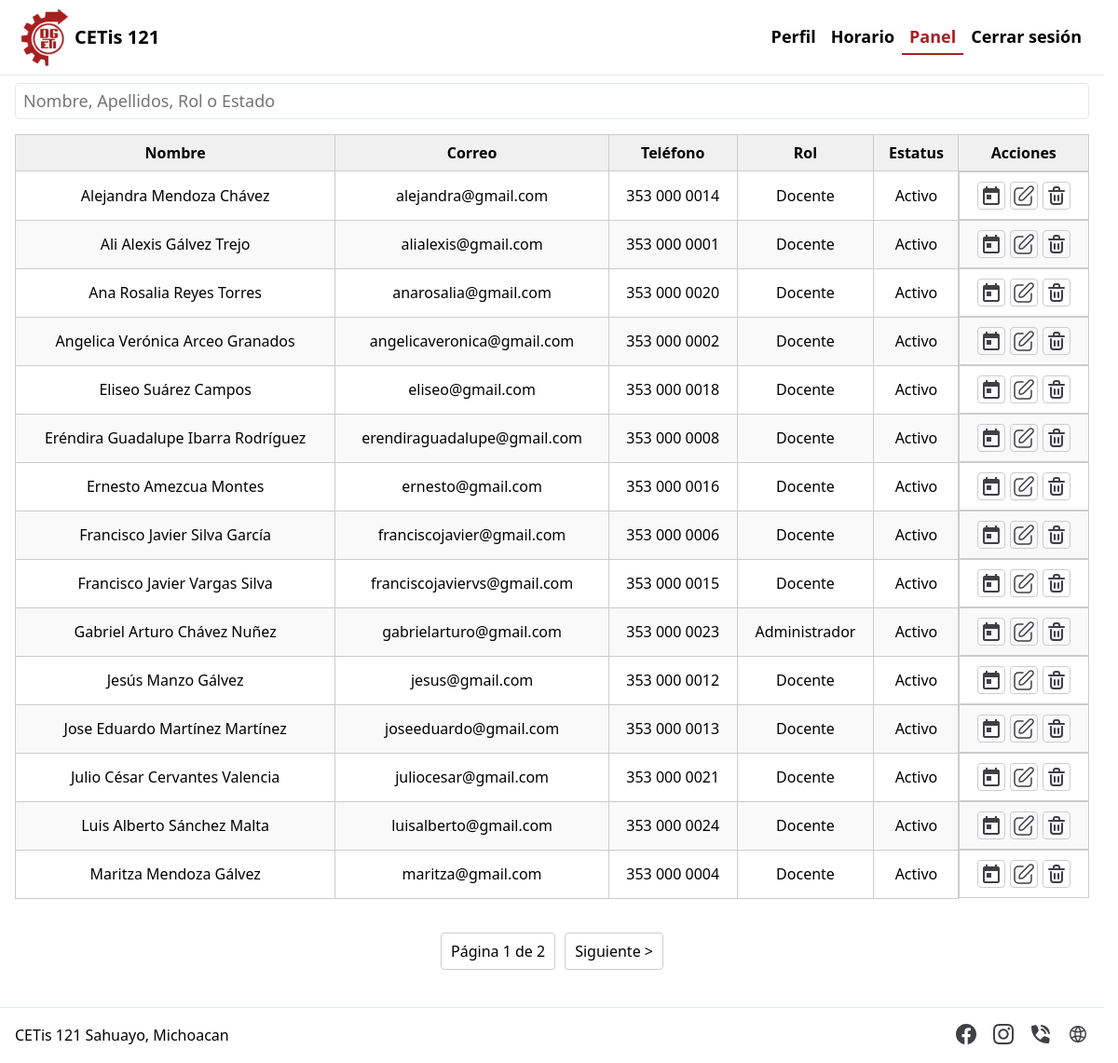
The page /dashboard/users.php (signed in) on the database its author committed.
### tables this page shows
create table
  `users` (
    `user_id` int not null auto_increment primary key,
    `name` varchar(100) not null,
    `email` varchar(100) not null,
    `tel` varchar(15) not null,
    `password` varchar(255) not null,
    `role` tinyint not null default 0,
    `status` tinyint not null default 0,
    `full_time` tinyint not null default 0
  );

### config.php (called while the page is built, shortened)
<?php
require_once __DIR__ . '/Database.php';
$db = new Database();

### Database.php (called while the page is built, shortened)
<?php
class Database
{
  private $host = 'localhost';
  private $db_name = 'asisweb';
  private $username = 'root';
  private $password = '';
  private $port = '3306';
  public $conn;
  public function getConnection()
  {
    try {
      $this->conn = new PDO('mysql:host=' . $this->host . ';port=' . $this->port . ';dbname=' . $this->db_name, $this->username, $this->password);
      $this->conn->exec('set names utf8');
    } catch (PDOException $e) {
      echo 'Error de conexión: ' . $e->getMessage();
    }
    return $this->conn;
  }
  public function closeConnection()
  {
    $this->conn = null;
  }
  public function execute($sql, $params = [])
  {
    $stmt = $this->conn->prepare($sql);
    $stmt->execute($params);
    return $stmt;
  }
}

### dashboard/users.php (the view, shortened to what this page needs)
<?php
require_once './../config.php';
$limit = 15;
$page = isset($_GET['page']) ? $_GET['page'] : 1;
$offset = ($page - 1) * $limit;
$search = isset($_GET['search']) ? $_GET['search'] : '';
$total_users = $db->execute('SELECT COUNT(*) FROM users WHERE name LIKE :search OR role LIKE :search OR status LIKE :search', ['search' => "%$search%"]);
$total_users = $total_users->fetchColumn();
$total_pages = ceil($total_users / $limit);
$total_pages = $total_pages ? $total_pages : 1;
$users = $db->execute("SELECT * FROM users WHERE name LIKE :search OR role LIKE :search OR status LIKE :search ORDER BY status DESC, name ASC LIMIT $limit OFFSET $offset", ['search' => "%$search%"]);
$users = $users->fetchAll(PDO::FETCH_ASSOC);
?>
<!DOCTYPE html>
<html lang="es">
<head>
  <link rel="stylesheet" href="./../css/normalize.css">
  <link rel="stylesheet" href="./../css/styles.css">
  <link rel="stylesheet" href="./../css/forms.css">
  <link rel="stylesheet" href="./../css/modals.css">
  <link rel="stylesheet" href="./../css/header.css">
  <link rel="stylesheet" href="./../css/footer.css">
  <link rel="stylesheet" href="./../css/dashboard/users.css">
</head>
<body>
  <header id="top-header">
    <div class="container">
      <a class="logo" href="./../profile.php">
        <img src="./../images/logo.webp" alt="<?= LOGO_ALT ?>">
        <strong><?= SCHOOL_NAME ?></strong>
      </a>
      <nav id="menu">
        <ul>
          <li><a class="h-link" href="./../profile.php">Perfil</a></li>
          <li><a class="h-link" href="./../schedule.php">Horario</a></li>
          <li><a class="h-link active" href="./">Panel</a></li>
          <li><button class="h-link" id="logout">Cerrar sesión</button></li>
        </ul>
      </nav>
    </div>
  </header>
  <main class="container">
    <form method="get">
      <input class="input" type="search" name="search" placeholder="Nombre, Apellidos, Rol o Estado" value="<?= $search ?>">
    </form>
    <section class="overflow-x-scroll">
      <table class="w-full mt-4 border border-gray-300 text-nowrap">
        <thead class="bg-gray-200 text-gray-700 sticky -top-1">
          <tr>
            <th>Nombre</th>
            <th>Correo</th>
            <th>Teléfono</th>
            <th>Rol</th>
            <th>Estatus</th>
            <th>Acciones</th>
          </tr>
        </thead>
        <tbody>
          <?php if (isset($empty)) : ?>
            <tr>
              <td colspan="6">No hay docentes registrados.</td>
            </tr>
          <?php else : ?>
            <?php foreach ($users as $user) : ?>
              <tr class="border-t border-gray-300">
                <td><?= $user['name']  ?></td>
                <td><?= $user['email'] ?></td>
                <td><?= $user['tel'] ?></td>
                <td><?= $user['role'] ? 'Administrador' : 'Docente' ?></td>
                <td><?= $user['status'] ? 'Activo' : 'Inactivo' ?></td>
                <td class="flex">
                  <a class="btn w-6" href="./schedule.php?id=<?= $user['user_id'] ?>">
                    <img src="./../icons/schedule.svg" alt="Horario">
                  </a>
                  <a class="btn w-6" href="./edit-user.php?id=<?= $user['user_id'] ?>">
                    <img src="./../icons/edit.svg" alt="Editar">
                  </a>
                  <a class="btn w-6" href="./delete-user.php?id=<?= $user['user_id'] ?>">
                    <img src="./../icons/delete.svg" alt="Eliminar">
                  </a>
                </td>
              </tr>
            <?php endforeach; ?>
          <?php endif; ?>
        </tbody>
      </table>
    </section>
    <ul>
      <li><span class="btn">Página <?= $page ?> de <?= $total_pages ?></span></li>
      <?php if ($page < $total_pages) : ?>
        <li>
          <a class="btn" href="?page=<?= $page + 1 ?>">
            Siguiente >
          </a>
        </li>
      <?php endif; ?>
    </ul>
  </main>
  <footer id="bottom-footer">
    <span><?= FOOTER_ADDRESS ?></span>
    <ul>
      <li>
        <a class="f-link" href="https://www.facebook.com/Cetis121SahuayoBuhos" target="_blank" rel="noopener noreferrer">
          <img src="./../icons/facebook.svg" alt="Facebook">
        </a>
      </li>
      <li>
        <a class="f-link" href="https://www.instagram.com/cetis_121_shy/" target="_blank" rel="noopener noreferrer">
          <img src="./../icons/instagram.svg" alt="Instagram">
        </a>
      </li>
      <li>
        <a class="f-link" href="tel:3535322224" target="_blank" rel="noopener noreferrer">
          <img src="./../icons/phone.svg" alt="Teléfono">
        </a>
      </li>
      <li>
        <a class="f-link" href="https://www.cetis121.edu.mx/" target="_blank" rel="noopener noreferrer">
          <img src="./../icons/web.svg" alt="Sitio web">
        </a>
      </li>
    </ul>
  </footer>
</body>
</html>

### css/styles.css (style rules this page uses)
:root { --primary: 169 31 33; --gray-300: 226 232 240; --gray-500: 107 114 128; }
html { font-family: system-ui, -apple-system, BlinkMacSystemFont, "Segoe UI", Roboto, Oxygen, Ubuntu, Cantarell, "Open Sans", "Helvetica Neue", sans-serif; scroll-behavior: smooth; scrollbar-gutter: stable; }
.container { width: 100%; max-width: 1280px; margin: 0 auto; padding: 0.5rem 1rem; box-sizing: border-box; }

### css/forms.css (style rules this page uses)
main.container { display: flex; gap: 1rem; flex-direction: column; justify-content: center; align-items: center; min-height: 100vh; }
section { width: 100%; max-width: 28rem; }
form, fieldset, label, ul { display: grid; grid-template-columns: repeat(1, minmax(0, 1fr)); gap: 0.5rem; }
form { width: 100%; font-size: 1.125rem; line-height: 1.75rem; }
input { width: 100%; padding: 0.5rem; border: 1px solid rgb(var(--gray-300)); border-radius: 0.25rem; box-sizing: border-box; }
ul { list-style: none; padding: 0; margin: 0; text-align: center; }
ul li a { color: rgb(var(--primary)); }

### css/header.css (style rules this page uses)
#top-header { background: #fff; border-bottom: 1px solid rgb(var(--gray-300)); font-size: 1.25rem; line-height: 1.75rem; z-index: 100; }
#top-header .container { display: flex; align-items: center; justify-content: space-between; }
#top-header .logo { display: flex; align-items: center; text-decoration: none; color: #000; }
#top-header .logo img { aspect-ratio: 1; width: 4rem; }
#top-header .logo strong { font-size: 1.25rem; font-weight: 600; line-height: 1; }
#menu { position: absolute; top: -100vh; left: 0; width: 100%; height: 100vh; background: #fff; display: flex; justify-content: center; align-items: center; transition: top 300ms; z-index: 100; }
#menu ul { display: flex; flex-direction: column; align-items: center; gap: 1rem; list-style: none; margin: 0; padding: 0; }
.h-link { cursor: pointer; display: inline-block; background: none; color: #000; font-weight: 600; line-height: inherit; text-decoration: none; padding: 0.25rem 0.5rem; border: none; border-bottom: 2px solid transparent; transition: color 300ms, border-bottom 300ms; }
.h-link.active { color: rgb(var(--primary)); border-bottom: 2px solid rgb(var(--primary)); }
@media screen and (min-width: 768px) { #menu { position: static; width: auto; height: auto; background: transparent; font-size: 1.125rem; line-height: 1.75rem; } }
@media screen and (min-width: 768px) { #menu ul { flex-direction: row; gap: 0; } }

### css/footer.css (style rules this page uses)
#bottom-footer { display: flex; gap: 1rem 0; flex-direction: column; justify-content: center; width: 100%; max-width: 1280px; padding: 1rem; margin: 0 auto; margin-top: 2rem; border-top: 1px solid rgb(var(--gray-300)); box-sizing: border-box; }
#bottom-footer ul { display: flex; gap: 1rem; margin: 0; padding: 0; list-style: none; }
.f-link { display: inline-block; transition: transform 0.2s ease-in-out, opacity 0.2s ease-in-out; }
@media screen and (min-width: 768px) { #bottom-footer { flex-direction: row; align-items: center; justify-content: space-between; } }

### css/dashboard/users.css (style rules this page uses)
main.container { justify-content: start; }
section { overflow-x: auto; max-width: 100%; }
table { width: 100%; border-collapse: collapse; }
thead.bg-gray-200 { background-color: #f0f0f0; }
thead th { padding: 10px; border: 1px solid #ccc; }
tbody tr { text-align: center; }
tbody td { padding: 10px; border: 1px solid #ccc; }
tbody tr:nth-child(even) { background-color: #f9f9f9; }
td.flex { display: flex; justify-content: center; gap: 5px; }
.btn { display: inline-block; padding: 5px; border: 1px solid #ccc; border-radius: 4px; transition: background-color 0.3s; }
td.flex .btn { display: flex; width: fit-content; height: fit-content; padding: 2px; }
ul { margin-top: 20px; display: flex; gap: 10px; }
span.btn, a.btn { padding: 10px; border: 1px solid #ccc; border-radius: 4px; }
a.btn { text-decoration: none; color: black; }

### rows shown on the page
users: name "Alejandra Mendoza Chávez", email "alejandra@gmail.com", tel "353 000 0014", role "Docente", status "Activo"
users: name "Ali Alexis Gálvez Trejo", email "alialexis@gmail.com", tel "353 000 0001", role "Docente", status "Activo"
users: name "Ana Rosalia Reyes Torres", email "anarosalia@gmail.com", tel "353 000 0020", role "Docente", status "Activo"
users: name "Angelica Verónica Arceo Granados", email "angelicaveronica@gmail.com", tel "353 000 0002", role "Docente", status "Activo"
users: name "Eliseo Suárez Campos", email "eliseo@gmail.com", tel "353 000 0018", role "Docente", status "Activo"
users: name "Eréndira Guadalupe Ibarra Rodríguez", email "erendiraguadalupe@gmail.com", tel "353 000 0008", role "Docente", status "Activo"
users: name "Ernesto Amezcua Montes", email "ernesto@gmail.com", tel "353 000 0016", role "Docente", status "Activo"
users: name "Francisco Javier Silva García", email "franciscojavier@gmail.com", tel "353 000 0006", role "Docente", status "Activo"
users: name "Francisco Javier Vargas Silva", email "franciscojaviervs@gmail.com", tel "353 000 0015", role "Docente", status "Activo"
users: name "Gabriel Arturo Chávez Nuñez", email "gabrielarturo@gmail.com", tel "353 000 0023", role "Administrador", status "Activo"
users: name "Jesús Manzo Gálvez", email "jesus@gmail.com", tel "353 000 0012", role "Docente", status "Activo"
users: name "Jose Eduardo Martínez Martínez", email "joseeduardo@gmail.com", tel "353 000 0013", role "Docente", status "Activo"
users: name "Julio César Cervantes Valencia", email "juliocesar@gmail.com", tel "353 000 0021", role "Docente", status "Activo"
users: name "Luis Alberto Sánchez Malta", email "luisalberto@gmail.com", tel "353 000 0024", role "Docente", status "Activo"
users: name "Maritza Mendoza Gálvez", email "maritza@gmail.com", tel "353 000 0004", role "Docente", status "Activo"

### other values the page prints
SCHOOL_NAME "CETis 121"
$page "1"
$total_pages "2"
FOOTER_ADDRESS "CETis 121 Sahuayo, Michoacan"
